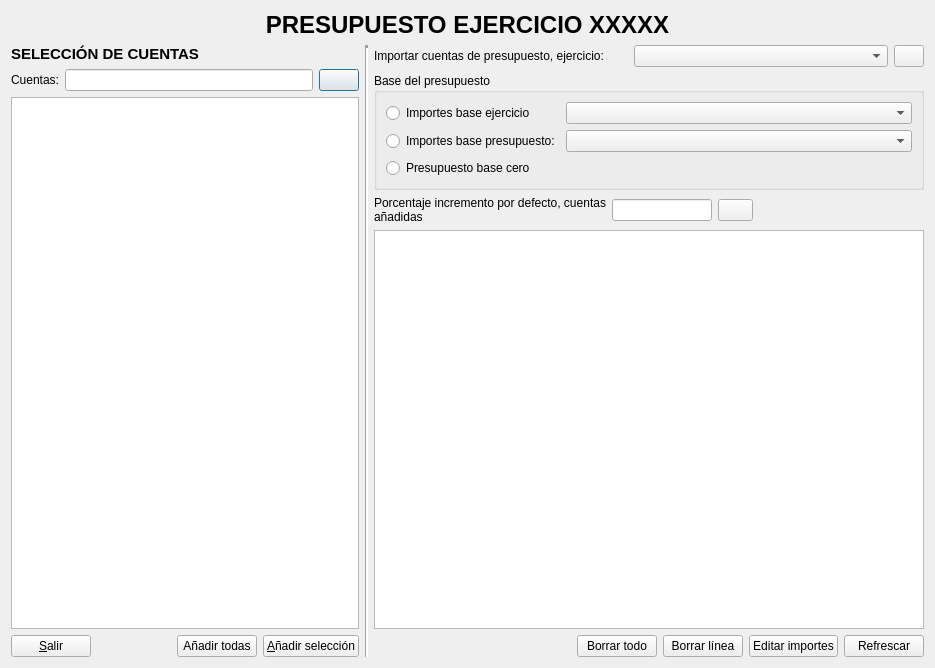
<?xml version="1.0" encoding="UTF-8"?>
<ui version="4.0">
 <class>presupuesto_ed</class>
 <widget class="QDialog" name="presupuesto_ed">
  <property name="geometry">
   <rect>
    <x>0</x>
    <y>0</y>
    <width>935</width>
    <height>668</height>
   </rect>
  </property>
  <property name="windowTitle">
   <string>Edición de presupuesto</string>
  </property>
  <layout class="QVBoxLayout">
   <item>
    <widget class="QLabel" name="titulolabel">
     <property name="font">
      <font>
       <pointsize>18</pointsize>
       <weight>75</weight>
       <bold>true</bold>
      </font>
     </property>
     <property name="text">
      <string>PRESUPUESTO EJERCICIO XXXXX</string>
     </property>
     <property name="alignment">
      <set>Qt::AlignCenter</set>
     </property>
    </widget>
   </item>
   <item>
    <layout class="QHBoxLayout">
     <item>
      <layout class="QVBoxLayout">
       <item>
        <widget class="QLabel" name="label_2">
         <property name="font">
          <font>
           <pointsize>11</pointsize>
           <weight>75</weight>
           <bold>true</bold>
          </font>
         </property>
         <property name="text">
          <string>SELECCIÓN DE CUENTAS</string>
         </property>
        </widget>
       </item>
       <item>
        <layout class="QHBoxLayout">
         <item>
          <widget class="QLabel" name="label">
           <property name="text">
            <string>Cuentas:</string>
           </property>
          </widget>
         </item>
         <item>
          <widget class="QLineEdit" name="listacuentaslineEdit"/>
         </item>
         <item>
          <widget class="QPushButton" name="refrescarpushButton">
           <property name="toolTip">
            <string>Refrescar</string>
           </property>
           <property name="text">
            <string/>
           </property>
           <property name="icon">
            <iconset resource="keme.qrc">
             <normaloff>:/iconos/graf/viewer.xpm</normaloff>:/iconos/graf/viewer.xpm</iconset>
           </property>
           <property name="iconSize">
            <size>
             <width>20</width>
             <height>20</height>
            </size>
           </property>
          </widget>
         </item>
        </layout>
       </item>
       <item>
        <widget class="QTableView" name="tableView">
         <property name="sizePolicy">
          <sizepolicy hsizetype="Preferred" vsizetype="Expanding">
           <horstretch>0</horstretch>
           <verstretch>0</verstretch>
          </sizepolicy>
         </property>
         <property name="maximumSize">
          <size>
           <width>370</width>
           <height>16777215</height>
          </size>
         </property>
        </widget>
       </item>
       <item>
        <layout class="QHBoxLayout">
         <item>
          <widget class="QPushButton" name="salirpushButton">
           <property name="text">
            <string>&amp;Salir</string>
           </property>
          </widget>
         </item>
         <item>
          <spacer>
           <property name="orientation">
            <enum>Qt::Horizontal</enum>
           </property>
           <property name="sizeHint" stdset="0">
            <size>
             <width>40</width>
             <height>20</height>
            </size>
           </property>
          </spacer>
         </item>
         <item>
          <widget class="QPushButton" name="adictodaspushButton">
           <property name="text">
            <string>Añadir todas</string>
           </property>
          </widget>
         </item>
         <item>
          <widget class="QPushButton" name="adicselpushButton">
           <property name="text">
            <string>&amp;Añadir selección</string>
           </property>
          </widget>
         </item>
        </layout>
       </item>
      </layout>
     </item>
     <item>
      <widget class="Line" name="line">
       <property name="lineWidth">
        <number>3</number>
       </property>
       <property name="orientation">
        <enum>Qt::Vertical</enum>
       </property>
      </widget>
     </item>
     <item>
      <layout class="QVBoxLayout">
       <item>
        <layout class="QHBoxLayout">
         <item>
          <widget class="QLabel" name="importarlabel">
           <property name="text">
            <string>Importar cuentas de presupuesto, ejercicio:</string>
           </property>
          </widget>
         </item>
         <item>
          <widget class="QComboBox" name="ejerciciosimportarcomboBox"/>
         </item>
         <item>
          <widget class="QPushButton" name="importarpushButton">
           <property name="maximumSize">
            <size>
             <width>30</width>
             <height>30</height>
            </size>
           </property>
           <property name="toolTip">
            <string>Refrescar</string>
           </property>
           <property name="text">
            <string/>
           </property>
           <property name="icon">
            <iconset resource="keme.qrc">
             <normaloff>:/iconos/graf/viewer.xpm</normaloff>:/iconos/graf/viewer.xpm</iconset>
           </property>
           <property name="iconSize">
            <size>
             <width>20</width>
             <height>20</height>
            </size>
           </property>
          </widget>
         </item>
        </layout>
       </item>
       <item>
        <layout class="QHBoxLayout">
         <item>
          <widget class="QGroupBox" name="groupBox">
           <property name="sizePolicy">
            <sizepolicy hsizetype="Expanding" vsizetype="Minimum">
             <horstretch>0</horstretch>
             <verstretch>0</verstretch>
            </sizepolicy>
           </property>
           <property name="maximumSize">
            <size>
             <width>16777215</width>
             <height>150</height>
            </size>
           </property>
           <property name="title">
            <string>Base del presupuesto</string>
           </property>
           <layout class="QVBoxLayout">
            <item>
             <layout class="QGridLayout">
              <item row="0" column="0">
               <widget class="QRadioButton" name="baseejercicioradioButton">
                <property name="text">
                 <string>Importes base ejercicio</string>
                </property>
               </widget>
              </item>
              <item row="0" column="1" colspan="2">
               <widget class="QComboBox" name="ejerciciobasecomboBox"/>
              </item>
              <item row="1" column="0">
               <widget class="QRadioButton" name="basepresupuestoradioButton">
                <property name="text">
                 <string>Importes base presupuesto:</string>
                </property>
               </widget>
              </item>
              <item row="1" column="1" colspan="2">
               <widget class="QComboBox" name="ejerciciopresupuestobasecomboBox"/>
              </item>
             </layout>
            </item>
            <item>
             <widget class="QRadioButton" name="base0radioButton">
              <property name="text">
               <string>Presupuesto base cero</string>
              </property>
             </widget>
            </item>
           </layout>
          </widget>
         </item>
        </layout>
       </item>
       <item>
        <layout class="QHBoxLayout">
         <item>
          <widget class="QLabel" name="label_5">
           <property name="text">
            <string>Porcentaje incremento por defecto, cuentas añadidas</string>
           </property>
           <property name="alignment">
            <set>Qt::AlignJustify|Qt::AlignVCenter</set>
           </property>
           <property name="wordWrap">
            <bool>true</bool>
           </property>
          </widget>
         </item>
         <item>
          <widget class="QLineEdit" name="incrementolineEdit">
           <property name="maximumSize">
            <size>
             <width>100</width>
             <height>16777215</height>
            </size>
           </property>
           <property name="alignment">
            <set>Qt::AlignRight|Qt::AlignTrailing|Qt::AlignVCenter</set>
           </property>
          </widget>
         </item>
         <item>
          <widget class="QPushButton" name="imprimirpushButton">
           <property name="minimumSize">
            <size>
             <width>20</width>
             <height>0</height>
            </size>
           </property>
           <property name="maximumSize">
            <size>
             <width>35</width>
             <height>16777215</height>
            </size>
           </property>
           <property name="toolTip">
            <string>Imprimir</string>
           </property>
           <property name="text">
            <string/>
           </property>
           <property name="icon">
            <iconset resource="keme.qrc">
             <normaloff>:/iconos/graf/printer.png</normaloff>:/iconos/graf/printer.png</iconset>
           </property>
           <property name="iconSize">
            <size>
             <width>20</width>
             <height>20</height>
            </size>
           </property>
          </widget>
         </item>
         <item>
          <spacer name="horizontalSpacer">
           <property name="orientation">
            <enum>Qt::Horizontal</enum>
           </property>
           <property name="sizeHint" stdset="0">
            <size>
             <width>40</width>
             <height>20</height>
            </size>
           </property>
          </spacer>
         </item>
        </layout>
       </item>
       <item>
        <widget class="QTableView" name="pretableView">
         <property name="minimumSize">
          <size>
           <width>550</width>
           <height>0</height>
          </size>
         </property>
        </widget>
       </item>
       <item>
        <layout class="QHBoxLayout">
         <item>
          <spacer>
           <property name="orientation">
            <enum>Qt::Horizontal</enum>
           </property>
           <property name="sizeHint" stdset="0">
            <size>
             <width>40</width>
             <height>20</height>
            </size>
           </property>
          </spacer>
         </item>
         <item>
          <widget class="QPushButton" name="borratodopushButton">
           <property name="text">
            <string>Borrar todo</string>
           </property>
          </widget>
         </item>
         <item>
          <widget class="QPushButton" name="borralinpushButton">
           <property name="text">
            <string>Borrar línea</string>
           </property>
          </widget>
         </item>
         <item>
          <widget class="QPushButton" name="editarpushButton">
           <property name="text">
            <string>Editar importes</string>
           </property>
          </widget>
         </item>
         <item>
          <widget class="QPushButton" name="refrescaprepushButton">
           <property name="text">
            <string>Refrescar</string>
           </property>
          </widget>
         </item>
        </layout>
       </item>
      </layout>
     </item>
    </layout>
   </item>
  </layout>
 </widget>
 <resources>
  <include location="keme.qrc"/>
 </resources>
 <connections/>
</ui>
